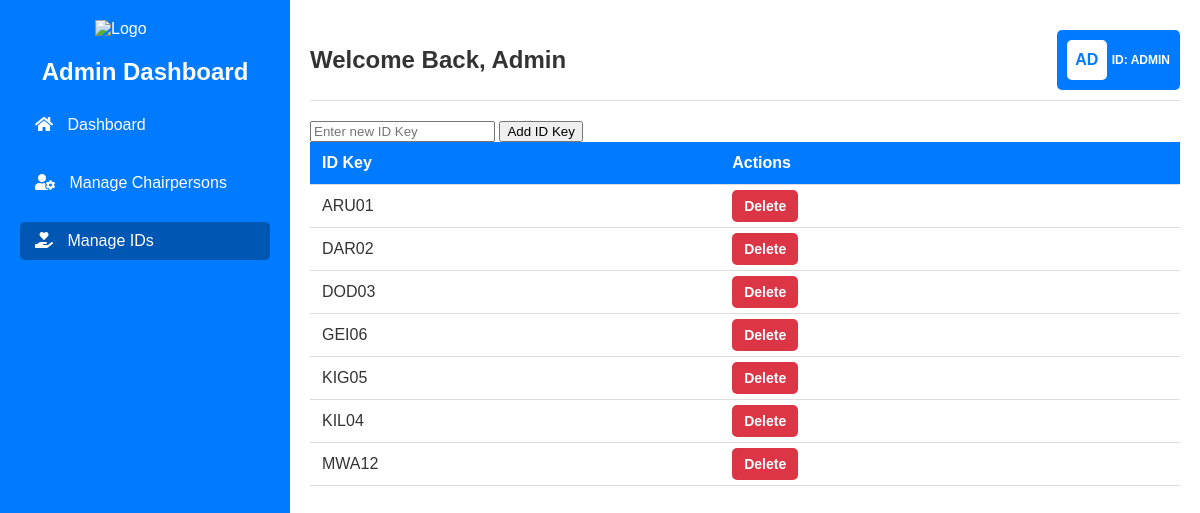
Screenshot of /manage-idkeys.php with the database file from the repository.
### tables this page shows
CREATE TABLE `chair_idkey` (
  `idkey` varchar(45) NOT NULL
);

### manage-idkeys.php (the view, shortened to what this page needs)
<?php
$conn = mysqli_connect("localhost", "root", "", "dmess");
$idkeysQuery = "SELECT * FROM chair_idkey";
$idkeysResult = mysqli_query($conn, $idkeysQuery);
?>
<!DOCTYPE html>
<html lang="en">
<head>
    <link rel="stylesheet" href="css/dashboard.css">
    <link rel="stylesheet" href="css/manage-idkey.css">
    <link rel="stylesheet" href="https://cdnjs.cloudflare.com/ajax/libs/font-awesome/5.15.3/css/all.min.css">
</head>
<body>
<div class="container">
    <div class="sidebar">
        <div class="logo">
            <img src="pictures/wheelchair.png" alt="Logo">
        </div>
        <h2>Admin Dashboard</h2>
        <ul>
            <li><a href="admin.php"><i class="fas fa-home"></i> Dashboard</a></li>
            <li><a href="manage-chairperson.php"><i class="fas fa-user-cog"></i> Manage Chairpersons</a></li>
            <li><a href="manage-idkeys.php" class="active"><i class="fas fa-hand-holding-heart"></i> Manage IDs</a></li>
        </ul>
    </div>
    <div class="content">
        <div class="top-header">
            <div class="welcome-message">
                <h1>Welcome Back, <strong>Admin</strong></h1>
            </div>
            <div class="profile">
                <div class="profile-rectangle">
                    <div class="profile-initials">
                        AD
                    </div>
                    <div class="profile-info">
                        <p>ID: ADMIN</span></p>
                    </div>
                </div>
            </div>
        </div>
        <form class="add-idkey-form" action="manage-idkeys.php" method="post">
            <input type="text" name="idkey" placeholder="Enter new ID Key" required>
            <input type="submit" value="Add ID Key">
        </form>
        <table>
            <thead>
                <tr>
                    <th>ID Key</th>
                    <th>Actions</th>
                </tr>
            </thead>
            <tbody>
                <?php while ($row = mysqli_fetch_assoc($idkeysResult)): ?>
                    <tr>
                        <td><?php echo htmlspecialchars($row['idkey']); ?></td>
                        <td>
                            <a href="manage-idkeys.php?action=delete&id=<?php echo htmlspecialchars($row['idkey']); ?>" class="delete-btn" onclick="return confirm('Are you sure you want to delete this ID Key?');">Delete</a>
                        </td>
                    </tr>
                <?php endwhile; ?>
            </tbody>
        </table>
    </div>
</div>
</body>
</html>

### dashboard.css (style rules this page uses)
body { font-family: 'Arial', sans-serif; background-color: #f4f4f4; margin: 0; padding: 0; color: #333; display: flex; flex-direction: column; height: 100vh; }
.container { display: flex; flex: 1; }
.sidebar { width: 250px; background-color: #007bff; color: #fff; padding: 20px; box-shadow: 2px 0 5px rgba(0, 0, 0, 0.1); flex-shrink: 0; transition: transform 0.3s ease-in-out; }
.sidebar .logo img { width: 100px; margin: 0 auto 10px; display: block; }
.sidebar h2 { text-align: center; margin-bottom: 20px; }
.sidebar ul { list-style: none; padding: 0; }
.sidebar ul li { margin-bottom: 20px; }
.sidebar ul li a { color: #fff; text-decoration: none; display: block; padding: 10px 15px; border-radius: 5px; transition: background-color 0.3s; }
.sidebar ul li a.active, .sidebar ul li a:hover { background-color: #0056b3; }
.sidebar ul li a i { margin-right: 10px; }
.content { flex: 1; padding: 20px; background-color: #fff; display: flex; flex-direction: column; }
.top-header { display: flex; align-items: center; justify-content: space-between; margin-bottom: 20px; padding: 10px 0; border-bottom: 1px solid #e0e0e0; }
.welcome-message { display: flex; align-items: center; }
.welcome-message h1 { margin: 0; font-size: 24px; }
.profile { display: flex; align-items: center; }
.profile-rectangle { display: flex; align-items: center; padding: 5px 10px; background-color: #007bff; color: #fff; border-radius: 5px; height: 50px; }
.profile-initials { width: 40px; height: 40px; background-color: #fff; color: #007bff; display: flex; align-items: center; justify-content: center; font-size: 16px; font-weight: bold; border-radius: 5px; margin-right: 5px; }
.profile-info { display: flex; flex-direction: column; justify-content: center; }
.profile-info p { margin: 0; font-weight: bold; text-align: left; font-size: 12px; }

### manage-idkey.css (style rules this page uses)
table { width: 100%; border-collapse: collapse; margin-bottom: 20px; }
table th, table td { padding: 12px; text-align: left; border-bottom: 1px solid #ddd; }
table th { background-color: #007bff; color: #fff; }
.edit-btn, .delete-btn { text-decoration: none; padding: 8px 12px; border-radius: 5px; font-size: 14px; font-weight: 600; color: #fff; transition: background-color 0.3s; }
.delete-btn { background-color: #dc3545; }

### rows the page displays
chair_idkey: idkey "ARU01"
chair_idkey: idkey "DAR02"
chair_idkey: idkey "DOD03"
chair_idkey: idkey "GEI06"
chair_idkey: idkey "KIG05"
chair_idkey: idkey "KIL04"
chair_idkey: idkey "MWA12"
